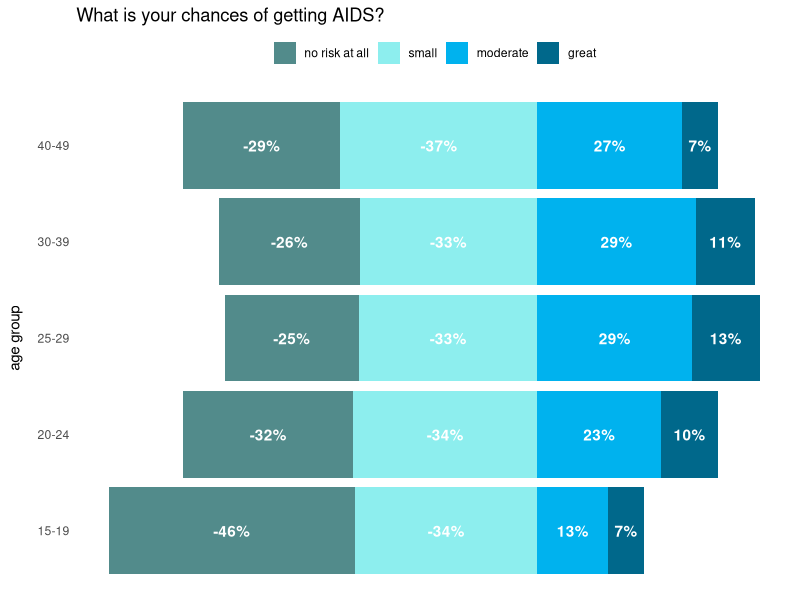
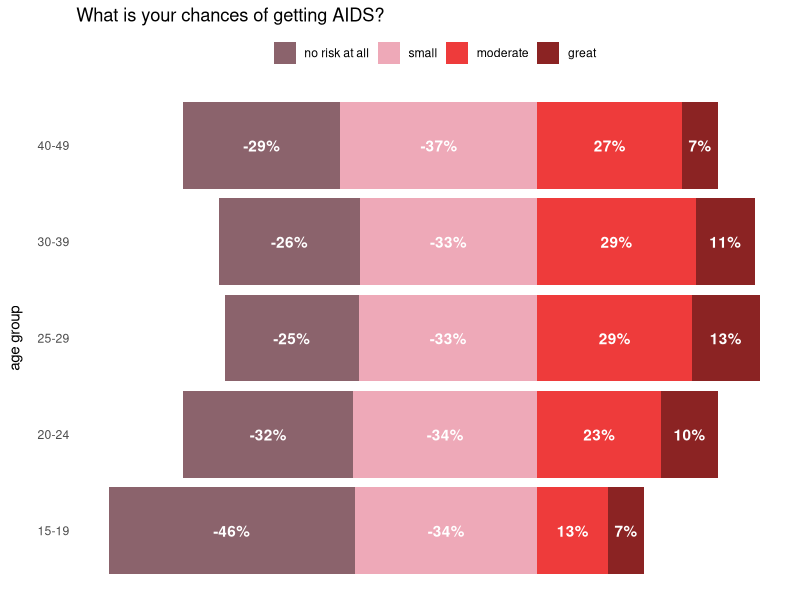
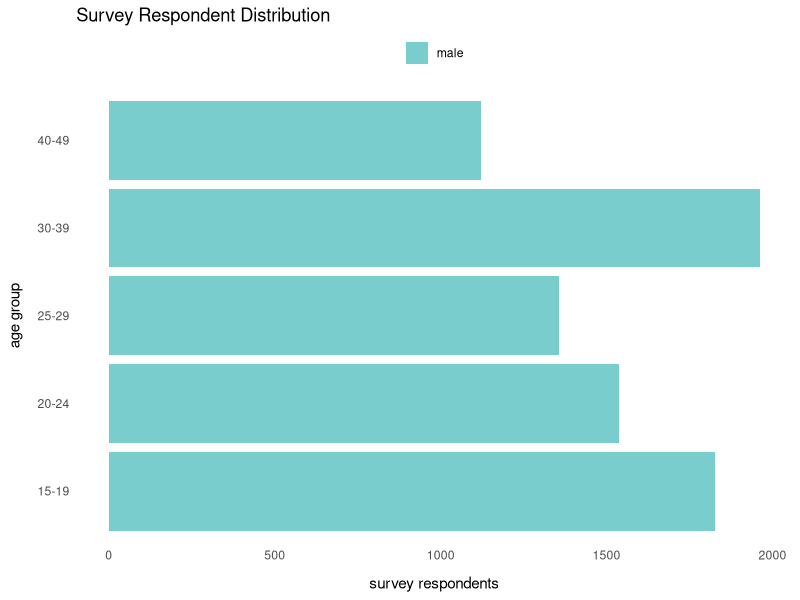

Generate these figures, in order, with R:
## ---- chunk 1
knitr::opts_chunk$set(echo = TRUE)

library(tidyverse)
library(palmerpenguins)
library(scales)

data <- readr::read_csv("../data/cleaned_data.csv")
## ---- chunk 2
age_group_diverging <- data %>%
  filter(demographic_type == "age group", survey_answer != "don't know") %>%
  mutate(chances_of_getting_aids = if_else(survey_answer %in% c("no risk at all", "small"), -chances_of_getting_aids, chances_of_getting_aids)) %>%
  mutate(percent_label = abs(chances_of_getting_aids)) %>%
  mutate(percent_label = percent(chances_of_getting_aids / 100, accuracy = 1))

age_group_diverging %>%
  filter(gender == "male") %>%
  ggplot(aes(
    x = demographic_info,
    y = chances_of_getting_aids,
    fill = survey_answer
  )) +
  geom_col() +
  geom_text(aes(label = percent_label),
    position = position_stack(vjust = 0.5),
    color = "white",
    fontface = "bold"
  ) +
  coord_flip() +
  scale_x_discrete() +
  scale_fill_manual(
    breaks = c("no risk at all", "small", "moderate", "great"),
    values = c(
      "no risk at all" = "darkslategray4",
      "small" = "darkslategray2",
      "moderate" = "deepskyblue2",
      "great" = "deepskyblue4"
    )
  ) +
  labs(
    title = "What is your chances of getting AIDS?",
    x = "age group",
    fill = NULL
  ) +
  theme_minimal() +
  theme(
    axis.title.y = element_text(margin = margin(r = 10)),
    axis.text.x = element_blank(),
    axis.title.x = element_blank(),
    panel.grid = element_blank(),
    legend.position = "top"
  )
age_group_diverging %>%
  filter(gender == "female") %>%
  ggplot(aes(
    x = demographic_info,
    y = chances_of_getting_aids,
    fill = survey_answer
  )) +
  geom_col() +
  geom_text(aes(label = percent_label),
    position = position_stack(vjust = 0.5),
    color = "white",
    fontface = "bold"
  ) +
  coord_flip() +
  scale_x_discrete() +
  scale_fill_manual(
    breaks = c("no risk at all", "small", "moderate", "great"),
    values = c(
      "no risk at all" = "pink4",
      "small" = "pink2",
      "moderate" = "brown2",
      "great" = "brown4"
    )
  ) +
  labs(
    title = "What is your chances of getting AIDS?",
    x = "age group",
    fill = NULL
  ) +
  theme_minimal() +
  theme(
    axis.title.y = element_text(margin = margin(r = 10)),
    axis.text.x = element_blank(),
    axis.title.x = element_blank(),
    panel.grid = element_blank(),
    legend.position = "top"
  )
age_group_distribution <- age_group_diverging %>% distinct(population_count, .keep_all = TRUE)
age_group_distribution %>% 
  ggplot(aes(fill = gender, y = population_count, x = demographic_info)) +
  geom_bar(position = "dodge", stat = "identity") +
  coord_flip() +
  scale_x_discrete() +
  scale_fill_manual(
    values = c(
      "male" = "darkslategray3",
      "female" = "pink3"
    )
  ) +
  labs(
    title = "Survey Respondent Distribution",
    x = "age group",
    y = "survey respondents",
    fill = NULL
  ) +
  theme_minimal() +
  theme(
    axis.title.y = element_text(margin = margin(r = 10)),
    axis.title.x = element_text(margin = margin(t = 10)),
    panel.grid = element_blank(),
    legend.position = "top"
  )

## ---- chunk 3

